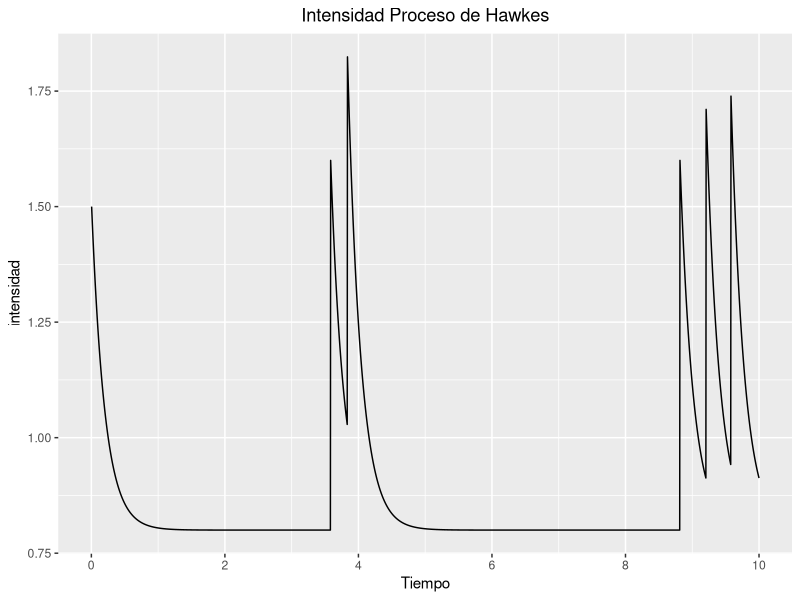
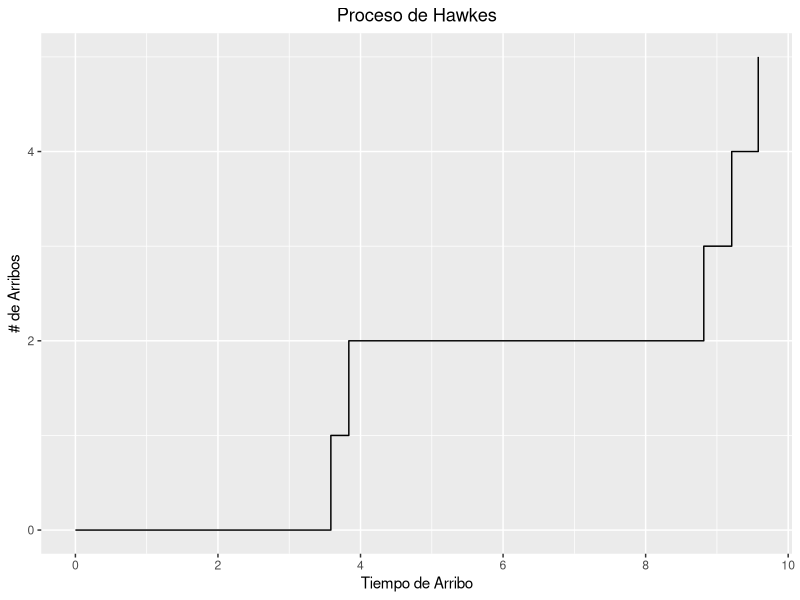

These charts were generated, in order, by the following R code:
# Euler scheme
set.seed(500)
sim_Hawkes_Euler<- function(lambda0, a, beta, alpha, fin_data, n)
  {
  #Inputs 
  #- a parametro de reversion a la media
  # beta tasa de decaimiento exponencial
  # lambda0 intensidad inicial
  # alpha parametro de la dist exponencial
  # fin_data limite de la simulacion
  # n numero de escalones en el tiempo
  
  #Outputs 
  #lambda intensidad del salto
  #numero de saltos
  
  
  if (lambda0<=a | beta<=alpha){
    return('lambda0 must be greater than a and beta must be greater than alpha') 
    
  }
  if (fin_data<0){
    return('final date must be a positive number') }
  
  if (n<0){
    return('number of time steps must be a positive number') 
  }
  # incrementos de tiempo
  
  dt <- fin_data/n
  
  # Numeros pseudoniformes entre 0 y 1 
  U <- runif(n,0,1)
  
  # generar matriz para el decaimiento
  lambda = c(rep(0,n))
  
  dNt = lambda
  dLt = lambda
  
  
  #% lambda inicial para cada una de las simulaciones 
  
  lambda[1] = lambda0
  
  tiempos<-c(rep(0,n))
  
  # simulate trajectories
    for (j in c(2:n)){
    
      # Una indicadora que ve si hay salto o no
      dNt[j] = (U[j] < lambda[j-1]*dt)
      
      if(dNt[j]==1){
        tiempos[j]=1
      } else{
        tiempos[j]=0
      }
      
      # jump process
      
      dLt[j] = dNt[j]*alpha
      #  intensity process
      dlambda = beta*(a - lambda[j-1])*dt + dLt[j]
      lambda[j] = lambda[j-1] + dlambda
    }
  # Numero de saltos
  N_saltos  = sum(dNt)

  return(c(lambda,tiempos,N_saltos))
}
  lambda0 = 1.5 #intensidad inicial
a = .8       # parametro de reversion
beta = 5    #tasa de decaimiento
alpha = .8   # magnitud del salto
Tiempo = 10      # fin_data
n = 250*Tiempo 

tot<-sim_Hawkes_Euler(lambda0,a,beta,alpha,Tiempo,n)
lambda<-tot[1:n]
llegadas<-tot[(n+1):(2*n)]


n_saltos<-tot[((2*n)+1)]

x<-seq(Tiempo/n,Tiempo, by= Tiempo/n)

df<-data.frame(x,lambda)

library(ggplot2)

ggplot(df,aes(x))+geom_line(aes(y=lambda))+ggtitle("Intensidad Proceso de Hawkes")+theme(plot.title = element_text(hjust=.5))+
  xlab("Tiempo")+ ylab("intensidad")+scale_x_continuous(breaks = seq(0,Tiempo,by=2))

Tarribo<-x[llegadas==1]

TarriboP<-NULL
for (i in 1:length(Tarribo)){
  TarriboP[2*(i-1)+1]<-Tarribo[i]
  TarriboP[2*(i-1)+2]<-Tarribo[i]
}
Tarribo<-c(0,Tarribo)
TarriboP<-c(0,TarriboP)
length(TarriboP)
N<-NULL
for (i in 1:(length(Tarribo))){
  N[2*(i-1)+1]<-(i-1)
  N[2*(i-1)+2]<-i
}
N<-N[-length(Tarribo)*2]
N<-N[-(length(Tarribo)*2-1)]
N<-c(0,N)

df<-data.frame(TarriboP,N)
library(ggplot2)
ggplot(df,aes(x=TarriboP))+geom_line(aes(y=N))+ggtitle("Proceso de Hawkes")+theme(plot.title = element_text(hjust=.5))+
  xlab("Tiempo de Arribo")+ylab("# de Arribos")+xlim(0,Tiempo)+ylim(0,n_saltos)+scale_y_continuous(breaks=seq(0,n_saltos, by=2))+scale_x_continuous(breaks = seq(0,Tiempo,by=2))

  